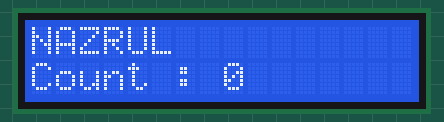
Simulated run of this sketch. Board: Arduino Uno, built with avr-gcc and run on an emulated ATmega328P. On the bench: 16×2 character LCD.

Above: at 0.1 s.
At 4.2 s:
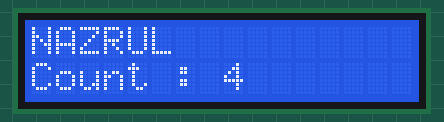
At 9.2 s:
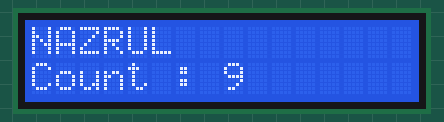
At 19.4 s:
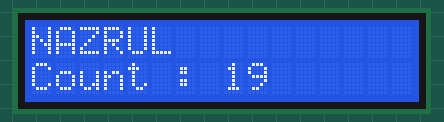
At 28.5 s:
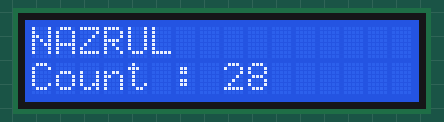
At 38.6 s:
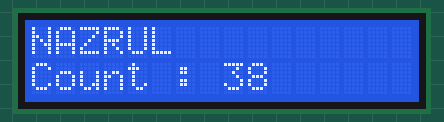

The sketch:

02_lcd_counter.ino
```cpp
#include <Wire.h>
#include <LiquidCrystal_I2C.h>

#define LCD_ADDR 0x27
#define LCD_COLUMNS 16
#define LCD_ROWS 2

int counter = 0;

LiquidCrystal_I2C lcd (LCD_ADDR, LCD_COLUMNS, LCD_ROWS);

void setup()
{
  Serial.begin(115200);
  Wire.begin();

  lcd.init();
  lcd.backlight();
  lcd.clear();

  lcd.setCursor(0, 0);
  lcd.print("NAZRUL");
}

void loop()
{
  lcd.setCursor(0, 1);
  lcd.print("Count : ");
  lcd.print(counter);
  lcd.print("   ");   // 3 spaces to clear leftover digits if count down

  counter++;
  delay(1000); // 1 second delay
}
```

Measured:
- what the display in image 1 shows lasts 1.0 s, from 4.1 s to 5.1 s
